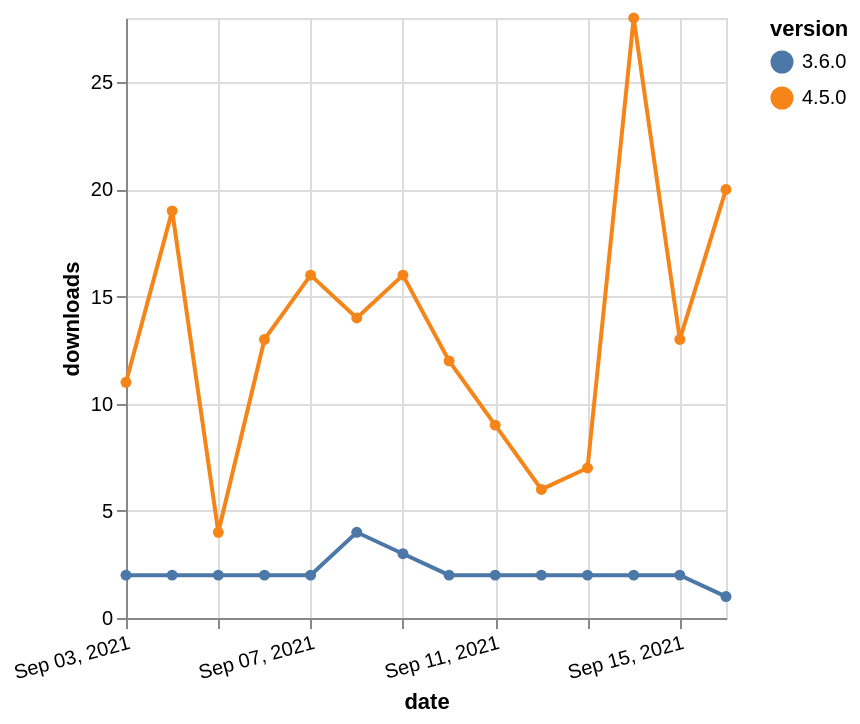

The Vega-Lite source for this figure:
### Vega-Lite specification from a JSON file in a GitHub repository (floating-point values rounded to 4 significant figures)
{"$schema": "https://vega.github.io/schema/vega-lite/v5.json", "description": "A simple bar chart with embedded data.", "data": {"values": [{"date": "2021-09-03", "total": 26441, "delta": 11, "version": "4.5.0"}, {"date": "2021-09-04", "total": 26460, "delta": 19, "version": "4.5.0"}, {"date": "2021-09-05", "total": 26464, "delta": 4, "version": "4.5.0"}, {"date": "2021-09-06", "total": 26477, "delta": 13, "version": "4.5.0"}, {"date": "2021-09-07", "total": 26493, "delta": 16, "version": "4.5.0"}, {"date": "2021-09-08", "total": 26507, "delta": 14, "version": "4.5.0"}, {"date": "2021-09-09", "total": 26523, "delta": 16, "version": "4.5.0"}, {"date": "2021-09-10", "total": 26535, "delta": 12, "version": "4.5.0"}, {"date": "2021-09-11", "total": 26544, "delta": 9, "version": "4.5.0"}, {"date": "2021-09-12", "total": 26550, "delta": 6, "version": "4.5.0"}, {"date": "2021-09-13", "total": 26557, "delta": 7, "version": "4.5.0"}, {"date": "2021-09-14", "total": 26585, "delta": 28, "version": "4.5.0"}, {"date": "2021-09-15", "total": 26598, "delta": 13, "version": "4.5.0"}, {"date": "2021-09-16", "total": 26618, "delta": 20, "version": "4.5.0"}, {"date": "2021-09-03", "total": 4033, "delta": 2, "version": "3.6.0"}, {"date": "2021-09-04", "total": 4035, "delta": 2, "version": "3.6.0"}, {"date": "2021-09-05", "total": 4037, "delta": 2, "version": "3.6.0"}, {"date": "2021-09-06", "total": 4039, "delta": 2, "version": "3.6.0"}, {"date": "2021-09-07", "total": 4041, "delta": 2, "version": "3.6.0"}, {"date": "2021-09-08", "total": 4045, "delta": 4, "version": "3.6.0"}, {"date": "2021-09-09", "total": 4048, "delta": 3, "version": "3.6.0"}, {"date": "2021-09-10", "total": 4050, "delta": 2, "version": "3.6.0"}, {"date": "2021-09-11", "total": 4052, "delta": 2, "version": "3.6.0"}, {"date": "2021-09-12", "total": 4054, "delta": 2, "version": "3.6.0"}, {"date": "2021-09-13", "total": 4056, "delta": 2, "version": "3.6.0"}, {"date": "2021-09-14", "total": 4058, "delta": 2, "version": "3.6.0"}, {"date": "2021-09-15", "total": 4060, "delta": 2, "version": "3.6.0"}, {"date": "2021-09-16", "total": 4061, "delta": 1, "version": "3.6.0"}]}, "width": "container", "mark": {"type": "line", "point": {"filled": true}}, "encoding": {"x": {"field": "date", "type": "temporal", "timeUnit": "yearmonthdate", "title": "date", "axis": {"labelAngle": -15}}, "y": {"field": "delta", "type": "quantitative", "title": "downloads"}, "color": {"field": "version", "type": "nominal"}, "tooltip": {"field": "delta"}}}
